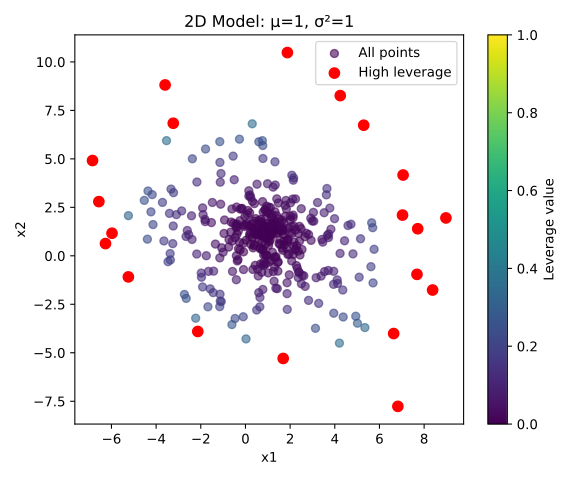

This figure's Python source:
import numpy as np
import matplotlib.pyplot as plt

np.random.seed(15)
a1, a2, c = 1.5, -0.8, 0.5
means = [0, 1]
variances = [0.1, 1]

for idx, (mean, var) in enumerate(zip(means, variances)):

    x1_reg = np.random.normal(mean, var, 100)
    x2_reg = np.random.normal(mean, var, 100)
    y_reg = a1 * x1_reg + a2 * x2_reg + c + np.random.normal(mean, np.sqrt(var), 100)

    x1_hx = np.random.normal(mean, var * 3, 100)
    x2_hx = np.random.normal(mean, var * 3, 100)
    y_hx = a1 * x1_hx + a2 * x2_hx + c + np.random.normal(mean, np.sqrt(var), 100)

    x1_hy = np.random.normal(mean, var, 100)
    x2_hy = np.random.normal(mean, var, 100)
    y_hy = a1 * x1_hy + a2 * x2_hy + c + np.random.normal(mean, np.sqrt(var * 5), 100)

    x1_both = np.random.normal(mean, var * 3, 100)
    x2_both = np.random.normal(mean, var * 3, 100)
    y_both = a1 * x1_both + a2 * x2_both + c + np.random.normal(mean, np.sqrt(var * 5), 100)

    x1 = np.concatenate([x1_reg, x1_hx, x1_hy, x1_both])
    x2 = np.concatenate([x2_reg, x2_hx, x2_hy, x2_both])
    y = np.concatenate([y_reg, y_hx, y_hy, y_both])

    X = np.column_stack((np.ones_like(x1), x1, x2))
    U, _, _ = np.linalg.svd(X, full_matrices=False)
    H = U @ U.T
    leverage = np.diag(H)

    top_points = np.argsort(leverage)[-20:]

    plt.figure(figsize=(6, 5))
    plt.scatter(x1, x2, c=leverage, cmap='viridis', alpha=0.6, label='All points')
    plt.scatter(x1[top_points], x2[top_points], color='red', label='High leverage', s=60)
    plt.colorbar(label='Leverage value')
    plt.xlabel('x1')
    plt.ylabel('x2')
    plt.title(f'2D Model: μ={mean}, σ²={var}')
    plt.legend()
    plt.tight_layout()

    plt.savefig("ex1_2.svg")
